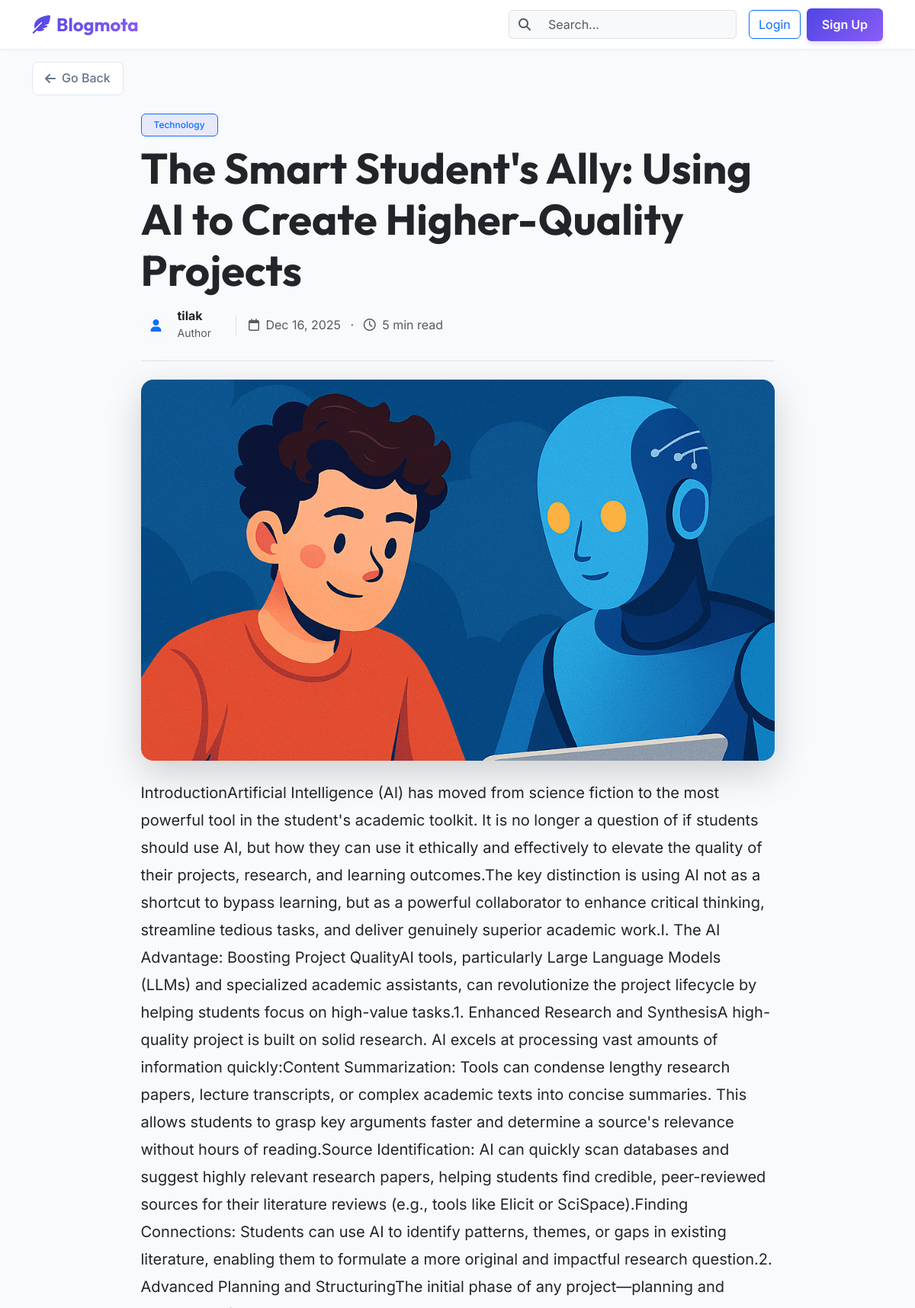
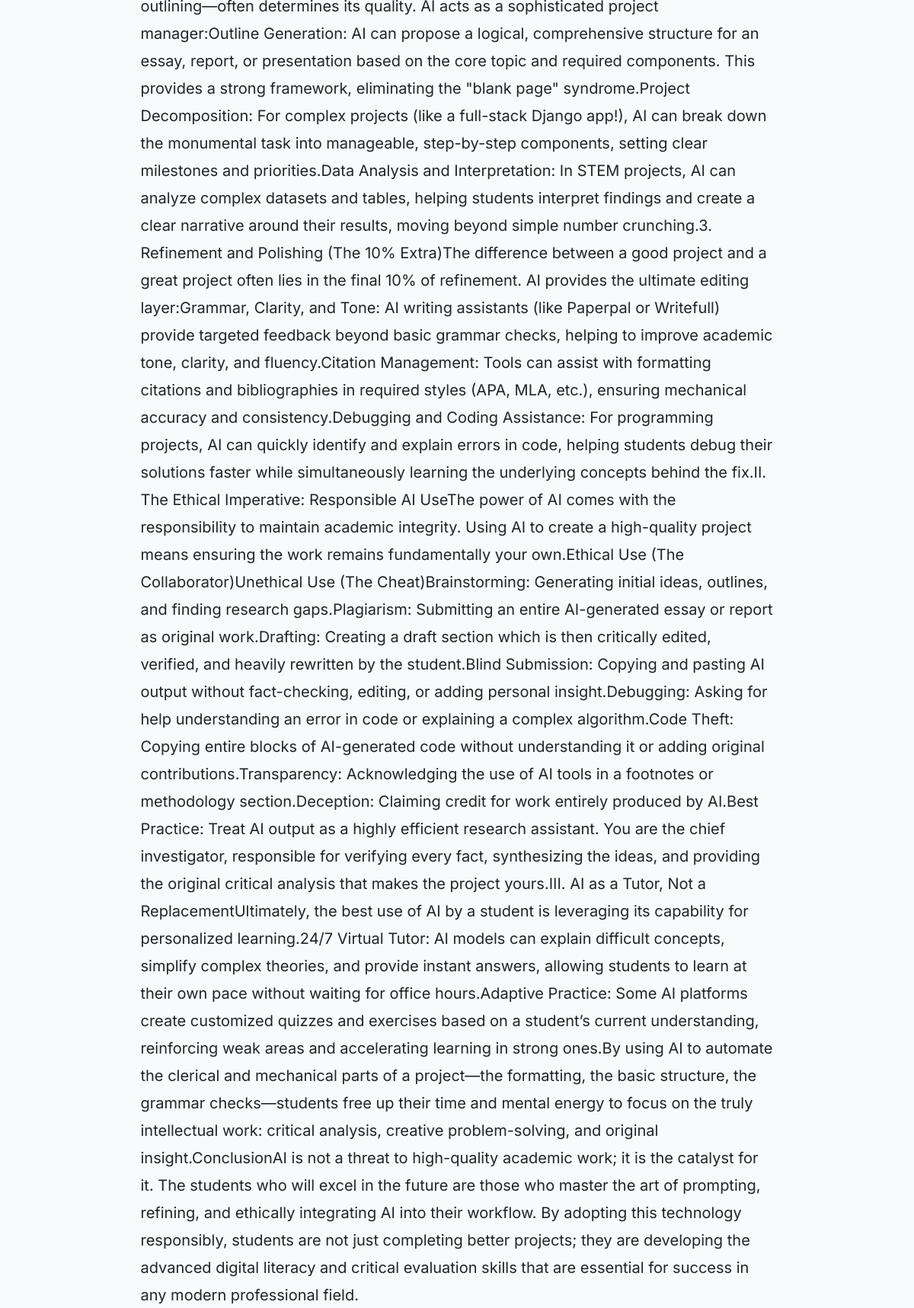
The page /post/the-smart-students-ally-using-ai-to-create-higher-quality-projects/ (upper part) on the database its author committed (2 pictures, top to bottom).
### blog/models.py (models this page shows, shortened)
class Post(models.Model):
    STATUS_CHOICES = [
        ("draft", "Draft"),
        ("published", "Published"),
    ]
    title = models.CharField(max_length=200)
    slug = models.SlugField(max_length=220, unique=True)
    author = models.ForeignKey(User, on_delete=models.CASCADE, related_name="posts")
    category = models.ForeignKey(
        Category,
        on_delete=models.SET_NULL,
        null=True,
        related_name="posts",
    )
    tags = models.ManyToManyField(Tag, related_name="posts", blank=True)
    featured_image = models.ImageField(upload_to="posts/", blank=True, null=True)
    content = RichTextUploadingField()
    status = models.CharField(max_length=10, choices=STATUS_CHOICES, default="draft")
    publish_date = models.DateTimeField(default=timezone.now)
    created_at = models.DateTimeField(auto_now_add=True)
    updated_at = models.DateTimeField(auto_now=True)
    class Meta:
        ordering = ["-publish_date"]
    @property
    def is_published(self) -> bool:
        return self.status == "published" and self.publish_date <= timezone.now()

class Category(models.Model):
    name = models.CharField(max_length=100, unique=True)
    slug = models.SlugField(max_length=120, unique=True)
    description = models.TextField(blank=True)
    class Meta:
        ordering = ["name"]

### blog/views.py (the view)
# urls.py: path("post/<slug:slug>/", views.PostDetailView.as_view(), name="post_detail"),
class PostDetailView(DetailView):
    model = Post
    template_name = "blog/post_detail.html"
    context_object_name = "post"
    def get_queryset(self):
        queryset = Post.objects.all()
        return queryset.select_related("author", "category").prefetch_related(
            "tags", "comments__author"
        )
    def get_object(self, queryset=None):
        obj = super().get_object(queryset)
        if obj.status == 'published' and obj.publish_date <= timezone.now():
            return obj
        if self.request.user.is_authenticated and (self.request.user.is_staff or obj.author == self.request.user):
            return obj
        from django.http import Http404
        raise Http404("Post not found")
    def get_context_data(self, **kwargs):
        context = super().get_context_data(**kwargs)
        context["comment_form"] = CommentForm()
        context["comments"] = self.object.comments.filter(active=True)
        context["related_posts"] = (
            Post.objects.filter(
                status="published",
                publish_date__lte=timezone.now(),
                category=self.object.category,
            )
            .exclude(pk=self.object.pk)
            .order_by("-publish_date")[:3]
        )
        return context

### blog/forms.py
class CommentForm(forms.ModelForm):
    class Meta:
        model = Comment
        fields = ["content"]
        widgets = {
            "content": forms.Textarea(attrs={"rows": 3}),
        }

### templates/blog/post_detail.html (shortened to what this page needs)
{% extends 'base.html' %}
{% block content %}
<div class="row justify-content-center">
  <div class="col-lg-9">
    <article class="mb-5">
      <header class="mb-4">
        <div class="mb-2">
          {% if post.category %}
          <a href="{% url 'blog:category_posts' post.category.slug %}"
            class="badge bg-primary bg-opacity-10 text-primary border border-primary text-decoration-none px-3 py-2">
            {{ post.category.name }}
          </a>
          {% endif %}
        </div>
        <h1 class="fw-bolder mb-3 display-4 text-dark font-outfit">{{ post.title }}</h1>
        <div class="d-flex align-items-center text-muted mb-4 border-bottom pb-4">
          <div class="d-flex align-items-center me-3">
            <div class="bg-light rounded-circle d-flex align-items-center justify-content-center me-2"
              style="width: 40px; height: 40px;">
              <i class="fa-solid fa-user text-primary"></i>
            </div>
            <div>
              <span class="fw-bold text-dark d-block" style="line-height:1.2">{{ post.author.username }}</span>
              <small>Author</small>
            </div>
          </div>
          <div class="border-start ps-3 ms-3">
            <i class="fa-regular fa-calendar me-1"></i> {{ post.publish_date|date:'M d, Y' }}
            <span class="mx-2">&middot;</span>
            <i class="fa-regular fa-clock me-1"></i> 5 min read
          </div>
        </div>
      </header>
      {% if post.featured_image %}
      <figure class="mb-4 text-center">
        <img class="img-fluid rounded-4 shadow-lg w-100" src="{{ post.featured_image.url }}" alt="{{ post.title }}"
          style="max-height: 500px; object-fit: cover;">
      </figure>
      {% endif %}
      <section class="post-content fs-5 mb-5 text-dark" style="line-height: 1.8;">
        {{ post.content|safe }}
      </section>
    </article>
  </div>
</div>
{% endblock %}

### static/css/styles.css (style rules this page uses)
:root { --primary-color: #4f46e5; --secondary-color: #818cf8; --dark-bg: #0f172a; --light-bg: #f8fafc; --card-bg: #ffffff; --text-main: #1e293b; --text-muted: #64748b; --accent-gradient: linear-gradient(135deg, #4f46e5 0%, #8b5cf6 100%); --shadow-sm: 0 1px 2px 0 rgb(0 0 0 / 0.05); --shadow-md: 0 4px 6px -1px rgb(0 0 0 / 0.1), 0 2px 4px -2px rgb(0 0 0 / 0.1); --shadow-lg: 0 10px 15px -3px rgb(0 0 0 / 0.1), 0 4px 6px -4px rgb(0 0 0 / 0.1); }
body { background-color: var(--light-bg); font-family: 'Inter', sans-serif; color: var(--text-main); line-height: 1.6; }
h1, h2, h3, h4, h5, h6, .navbar-brand { font-family: 'Outfit', sans-serif; font-weight: 700; color: var(--dark-bg); }
.badge { padding: 0.5em 0.8em; border-radius: 6px; font-weight: 500; }
.bg-primary { background-color: rgba(79, 70, 229, 0.1) !important; color: var(--primary-color); }
.post-content { font-size: 1.125rem; color: #374151; }

### rows shown on the page
Post: category.name "Technology", title "The Smart Student's Ally: Using AI to Create Higher-Quality Projects", author.username "tilak", publish_date "Dec 16, 2025", featured_image (picture), content "IntroductionArtificial Intelligence (AI) has moved from science fiction to the most powerful tool in the student's academic toolkit. It is no longer a question of if students should use AI, but how they can use it ethically and effectively to elevate the quality of their projects, research, and learning outcomes.The key distinction is using AI not as a shortcut to bypass learning, but as a powerful collaborator to enhance critical thinking, streamline tedious tasks, and deliver genuinely superior academic work.I. The AI Advantage: Boosting Project QualityAI tools, particularly Large Language Models (LLMs) and specialized academic assistants, can revolutionize the project lifecycle by…"
